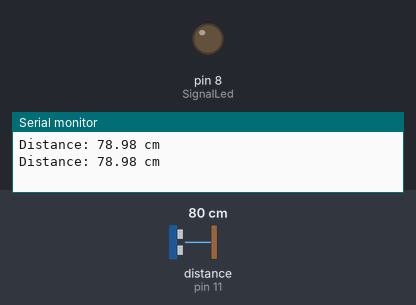
Bench run of a sketch on a simulated Arduino Uno, built with avr-gcc and run on an emulated ATmega328P. On the bench: output pins drawn as LEDs (lit = HIGH), the last lines printed to the serial monitor. Wiring (inferred from the names in the program): ultrasonic range finder: trigger pin 12; echo pin 11. The inputs (shaded band) are chosen by the test bench; at power-on: distance to the obstacle (sensor on pin 11) 80 cm. The echo pulse lasts 58.3 µs per cm; pins used as bus, display or sensor lines are not drawn.

Above: at 1.2 s.
1.3 s: distance to the obstacle (sensor on pin 11) set to 34 cm
2.9 s: distance to the obstacle (sensor on pin 11) set to 28 cm
At 4.6 s:
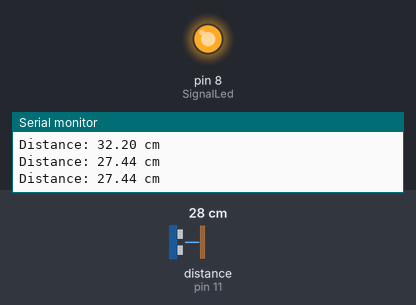
4.9 s: distance to the obstacle (sensor on pin 11) set to 35 cm
At 5.5 s:
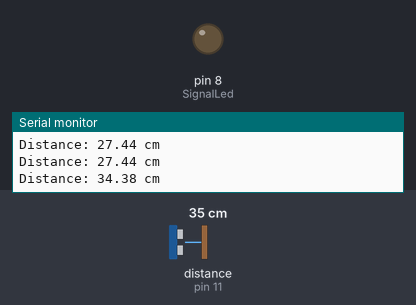
6.6 s: distance to the obstacle (sensor on pin 11) set to 2 cm
At 7.3 s:
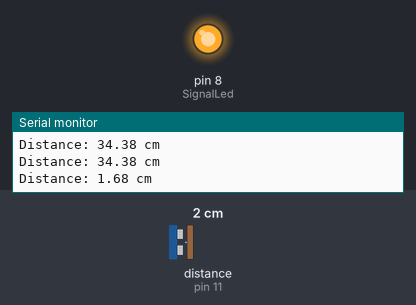
Timing chart, 0 to 9.3 s (numbered marks = the images above; inputs shaded):
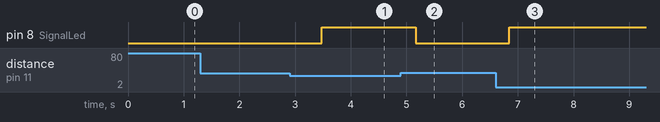

Measured:
- the behaviour switches between 31 and 30 cm on distance to the obstacle (sensor on pin 11) (found by bisection; images 0 and 1)
- after the input at 2.9 s, pin 8 (SignalLed): LOW → HIGH after 0.58 s
- after the input at 4.9 s, pin 8 (SignalLed): HIGH → LOW after 0.27 s
- after the input at 6.6 s, pin 8 (SignalLed): LOW → HIGH after 0.25 s

The sketch:

suit.ino
```cpp
int SignalLed = 8;
int Trig = 12;
int Echo = 11;

long pinTravelTime;    // Time for pulse to travel
float distance;        // Distance measured by the sensor
const float threshold = 30.0;  // Distance threshold set to exactly 30 cm
const int numReadings = 5;     // Number of readings to average

// Calculate distance from the ultrasonic sensor
float getDistance(int trigPin, int echoPin) {
  long travelTime;
  float totalDistance = 0;

  for (int i = 0; i < numReadings; i++) {
    // Send a pulse to the ultrasonic sensor
    digitalWrite(trigPin, LOW);
    delayMicroseconds(2);
    digitalWrite(trigPin, HIGH);
    delayMicroseconds(20);
    digitalWrite(trigPin, LOW);

    // Measure the time for the pulse to return
    travelTime = pulseIn(echoPin, HIGH);

    // Calculate the distance in centimeters
    totalDistance += travelTime * 0.034 / 2;
    delay(10);
  }
  // Return the average distance
  return totalDistance / numReadings;
}

void setup() {
  pinMode(SignalLed, OUTPUT);
  pinMode(Trig, OUTPUT);
  pinMode(Echo, INPUT);

  Serial.begin(9600);
}

void loop() {
  distance = getDistance(Trig, Echo);
  // Printing the distance to the serial monitor
  Serial.print("Distance: ");
  Serial.print(distance);
  Serial.println(" cm");

  // Check if the sensor detects an obstacle at 30 cm or less
  if (distance <= threshold) {
    digitalWrite(SignalLed, HIGH);  // Turn on LED if obstacle is 30 cm or closer
  } else {
    digitalWrite(SignalLed, LOW);   // Turn off LED if the obstacle is farther than 30 cm
  }

  delay(500);
}
```
